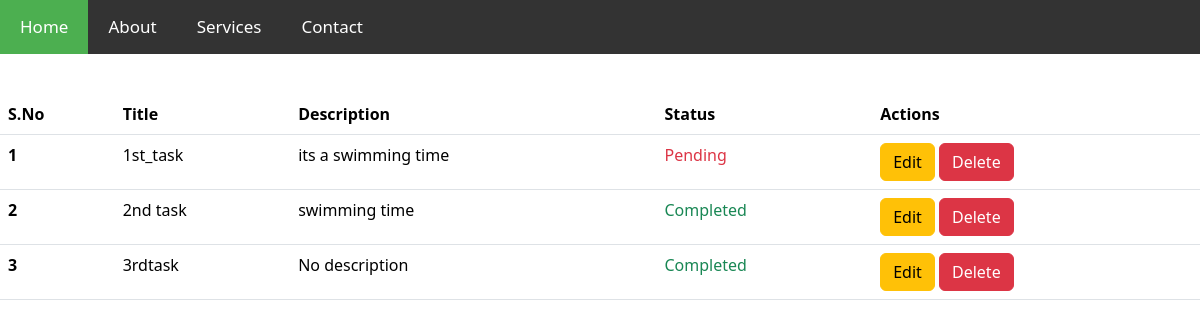
Page /task/task/ on the committed database.
### todolist/models.py (models this page shows)
class todolist(models.Model):
    Title=models.CharField(max_length=10)
    Description = models.CharField(max_length=255, default="No description")
    status=models.BooleanField(default=False)
    time_of_completion=models.DateTimeField(null=True,blank=True)
    created_at=models.DateTimeField(auto_now_add=True)

### todolist/views.py (the view)
# urls.py: path('task/',include('todolist.urls')),
def task(request):
    tasks = todolist.objects.all()  # Get all tasks from the database
    context = {"tasks": tasks}  # Pass the tasks to the template
    return render(request, 'task.html', context)

### templates/task.html (shortened to what this page needs)
{% extends "base.html" %}
{% block body %}
<table class="table">
    <thead>
        <tr>
            <th scope="col">S.No</th>
            <th scope="col">Title</th>
            <th scope="col">Description</th>
            <th scope="col">Status</th>
            <th scope="col">Actions</th>
        </tr>
    </thead>
    <tbody>
        {% for task in tasks %}
        <tr>
            <th scope="row">{{ forloop.counter }}</th>
            <td>{{ task.Title }}</td>
            <td>{{ task.Description }}</td>
            <td>
                {% if task.status %}
                <span class="text-success">Completed</span>
                {% else %}
                <span class="text-danger">Pending</span>
                {% endif %}
            </td>
            <td>
                <a href="{% url 'edit_task' pk=task.pk %}" class="btn btn-warning">Edit</a>
                <a href="{% url 'delete_task' pk=task.pk %}" class="btn btn-danger" onclick="return confirm('Are you sure you want to delete this task?')">Delete</a>
            </td>
        </tr>
        {% endfor %}
    </tbody>
</table>
{% endblock %}

### templates/base.html (style rules this page uses)
body, margin, padding { margin: 0; padding: 0; box-sizing: border-box; }

### rows in the picture
todolist: Title "1st_task", Description "its a swimming time", status "Pending"
todolist: Title "2nd task", Description "swimming time", status "Completed"
todolist: Title "3rdtask", Description "No description", status "Completed"
